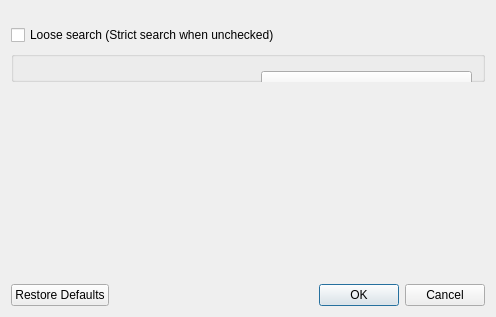
<?xml version="1.0" encoding="UTF-8"?>
<ui version="4.0">
 <class>Dialog</class>
 <widget class="QDialog" name="Dialog">
  <property name="geometry">
   <rect>
    <x>0</x>
    <y>0</y>
    <width>496</width>
    <height>317</height>
   </rect>
  </property>
  <property name="windowTitle">
   <string>Field Autocomplete Settings</string>
  </property>
  <layout class="QGridLayout" name="gridLayout_6">
   <item row="2" column="0" rowspan="2" colspan="2">
    <layout class="QVBoxLayout" name="verticalLayout" stretch="0,0,0,0,0,0,1">
     <item>
      <widget class="QWidget" name="AnkingHeader" native="true"/>
     </item>
     <item>
      <spacer name="verticalSpacer">
       <property name="orientation">
        <enum>Qt::Vertical</enum>
       </property>
       <property name="sizeType">
        <enum>QSizePolicy::Fixed</enum>
       </property>
       <property name="sizeHint" stdset="0">
        <size>
         <width>0</width>
         <height>8</height>
        </size>
       </property>
      </spacer>
     </item>
     <item>
      <widget class="QCheckBox" name="checkBox_search_mode">
       <property name="text">
        <string>Loose search (Strict search when unchecked)</string>
       </property>
      </widget>
     </item>
     <item>
      <widget class="QGroupBox" name="groupBox_2">
       <property name="enabled">
        <bool>true</bool>
       </property>
       <property name="sizePolicy">
        <sizepolicy hsizetype="Preferred" vsizetype="Minimum">
         <horstretch>0</horstretch>
         <verstretch>0</verstretch>
        </sizepolicy>
       </property>
       <property name="title">
        <string/>
       </property>
       <widget class="QLabel" name="label">
        <property name="geometry">
         <rect>
          <x>10</x>
          <y>20</y>
          <width>231</width>
          <height>31</height>
         </rect>
        </property>
        <property name="sizePolicy">
         <sizepolicy hsizetype="Minimum" vsizetype="Fixed">
          <horstretch>0</horstretch>
          <verstretch>0</verstretch>
         </sizepolicy>
        </property>
        <property name="text">
         <string>Toggle autocomplete shortcut:</string>
        </property>
       </widget>
       <widget class="QKeyGrabButton" name="keyGrabToggle">
        <property name="geometry">
         <rect>
          <x>250</x>
          <y>20</y>
          <width>211</width>
          <height>26</height>
         </rect>
        </property>
        <property name="text">
         <string/>
        </property>
       </widget>
      </widget>
     </item>
     <item>
      <spacer name="verticalSpacer3">
       <property name="orientation">
        <enum>Qt::Vertical</enum>
       </property>
       <property name="sizeType">
        <enum>QSizePolicy::Fixed</enum>
       </property>
       <property name="sizeHint" stdset="0">
        <size>
         <width>0</width>
         <height>3</height>
        </size>
       </property>
      </spacer>
     </item>
     <item>
      <layout class="QHBoxLayout" name="horizontalLayout">
       <item>
        <widget class="QWidget" name="AnkiPalace" native="true">
         <property name="enabled">
          <bool>true</bool>
         </property>
        </widget>
       </item>
       <item>
        <spacer name="horizontalSpacer">
         <property name="orientation">
          <enum>Qt::Horizontal</enum>
         </property>
         <property name="sizeHint" stdset="0">
          <size>
           <width>0</width>
           <height>0</height>
          </size>
         </property>
        </spacer>
       </item>
      </layout>
     </item>
     <item>
      <spacer name="endStretch">
       <property name="orientation">
        <enum>Qt::Vertical</enum>
       </property>
       <property name="sizeHint" stdset="0">
        <size>
         <width>0</width>
         <height>0</height>
        </size>
       </property>
      </spacer>
     </item>
    </layout>
   </item>
   <item row="4" column="0" colspan="2">
    <widget class="QDialogButtonBox" name="buttonBox">
     <property name="standardButtons">
      <set>QDialogButtonBox::Cancel|QDialogButtonBox::Ok|QDialogButtonBox::RestoreDefaults</set>
     </property>
    </widget>
   </item>
  </layout>
  <zorder></zorder>
  <zorder>buttonBox</zorder>
 </widget>
 <customwidgets>
  <customwidget>
   <class>QKeyGrabButton</class>
   <extends>QPushButton</extends>
   <header>....libaddon.gui.widgets.qkeygrabber</header>
  </customwidget>
 </customwidgets>
 <resources>
  <include location="../resources/icons.qrc"/>
 </resources>
 <connections>
  <connection>
   <sender>buttonBox</sender>
   <signal>accepted()</signal>
   <receiver>Dialog</receiver>
   <slot>accept()</slot>
   <hints>
    <hint type="sourcelabel">
     <x>210</x>
     <y>269</y>
    </hint>
    <hint type="destinationlabel">
     <x>247</x>
     <y>161</y>
    </hint>
   </hints>
  </connection>
  <connection>
   <sender>buttonBox</sender>
   <signal>rejected()</signal>
   <receiver>Dialog</receiver>
   <slot>reject()</slot>
   <hints>
    <hint type="sourcelabel">
     <x>210</x>
     <y>269</y>
    </hint>
    <hint type="destinationlabel">
     <x>247</x>
     <y>161</y>
    </hint>
   </hints>
  </connection>
 </connections>
</ui>
